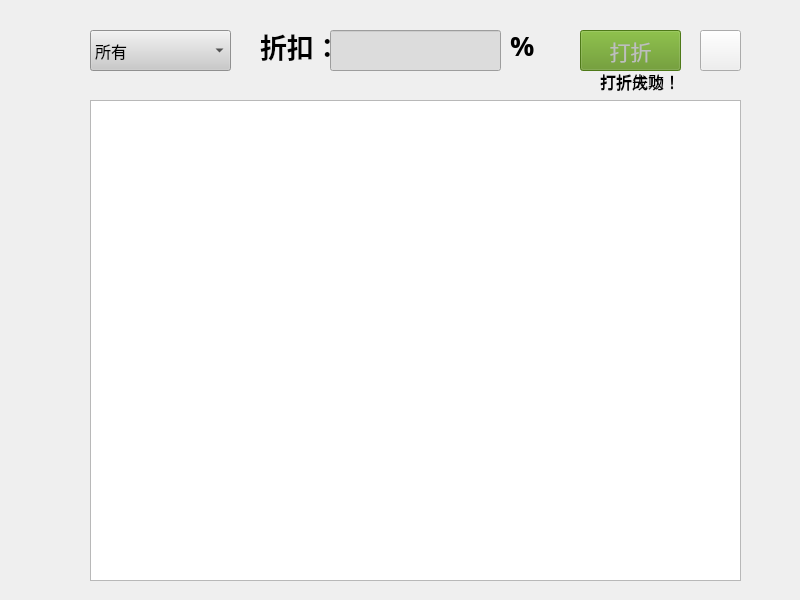
<?xml version="1.0" encoding="UTF-8"?>
<ui version="4.0">
 <class>management</class>
 <widget class="QWidget" name="management">
  <property name="geometry">
   <rect>
    <x>0</x>
    <y>0</y>
    <width>800</width>
    <height>600</height>
   </rect>
  </property>
  <property name="windowTitle">
   <string>Form</string>
  </property>
  <widget class="QListWidget" name="sonListWidget">
   <property name="geometry">
    <rect>
     <x>90</x>
     <y>100</y>
     <width>651</width>
     <height>481</height>
    </rect>
   </property>
  </widget>
  <widget class="QComboBox" name="typeCombo">
   <property name="geometry">
    <rect>
     <x>90</x>
     <y>30</y>
     <width>141</width>
     <height>41</height>
    </rect>
   </property>
   <property name="font">
    <font>
     <family>阿里巴巴普惠体 R</family>
     <pointsize>12</pointsize>
     <weight>50</weight>
     <bold>false</bold>
    </font>
   </property>
   <property name="styleSheet">
    <string notr="true">background-color: rgb(202, 202, 202);</string>
   </property>
   <item>
    <property name="text">
     <string>所有</string>
    </property>
   </item>
   <item>
    <property name="text">
     <string>图书</string>
    </property>
   </item>
   <item>
    <property name="text">
     <string>衣服</string>
    </property>
   </item>
   <item>
    <property name="text">
     <string>食品</string>
    </property>
   </item>
  </widget>
  <widget class="QLabel" name="discount_lb">
   <property name="geometry">
    <rect>
     <x>260</x>
     <y>30</y>
     <width>71</width>
     <height>31</height>
    </rect>
   </property>
   <property name="font">
    <font>
     <family>阿里巴巴普惠体 B</family>
     <pointsize>20</pointsize>
     <weight>75</weight>
     <bold>true</bold>
    </font>
   </property>
   <property name="text">
    <string>折扣：</string>
   </property>
  </widget>
  <widget class="QLineEdit" name="discount_line">
   <property name="geometry">
    <rect>
     <x>330</x>
     <y>30</y>
     <width>171</width>
     <height>41</height>
    </rect>
   </property>
   <property name="styleSheet">
    <string notr="true">background-color: rgb(220, 220, 220);</string>
   </property>
  </widget>
  <widget class="QLabel" name="discount_lb2">
   <property name="geometry">
    <rect>
     <x>510</x>
     <y>30</y>
     <width>61</width>
     <height>31</height>
    </rect>
   </property>
   <property name="font">
    <font>
     <family>阿里巴巴普惠体 B</family>
     <pointsize>20</pointsize>
     <weight>75</weight>
     <bold>true</bold>
    </font>
   </property>
   <property name="text">
    <string>%</string>
   </property>
  </widget>
  <widget class="QPushButton" name="discount_bt">
   <property name="enabled">
    <bool>false</bool>
   </property>
   <property name="geometry">
    <rect>
     <x>580</x>
     <y>30</y>
     <width>101</width>
     <height>41</height>
    </rect>
   </property>
   <property name="font">
    <font>
     <family>阿里巴巴普惠体 M</family>
     <pointsize>16</pointsize>
    </font>
   </property>
   <property name="styleSheet">
    <string notr="true">background-color: rgb(95, 147, 29);</string>
   </property>
   <property name="text">
    <string>打折</string>
   </property>
  </widget>
  <widget class="QLabel" name="upSuccesslb">
   <property name="geometry">
    <rect>
     <x>600</x>
     <y>71</y>
     <width>91</width>
     <height>21</height>
    </rect>
   </property>
   <property name="font">
    <font>
     <family>阿里巴巴普惠体 L</family>
     <pointsize>12</pointsize>
    </font>
   </property>
   <property name="text">
    <string>打折成功！</string>
   </property>
  </widget>
  <widget class="QLabel" name="upFail_lb">
   <property name="geometry">
    <rect>
     <x>600</x>
     <y>70</y>
     <width>91</width>
     <height>21</height>
    </rect>
   </property>
   <property name="font">
    <font>
     <family>阿里巴巴普惠体 L</family>
     <pointsize>12</pointsize>
    </font>
   </property>
   <property name="text">
    <string>打折失败！</string>
   </property>
  </widget>
  <widget class="QPushButton" name="resetbt">
   <property name="geometry">
    <rect>
     <x>700</x>
     <y>30</y>
     <width>41</width>
     <height>41</height>
    </rect>
   </property>
   <property name="styleSheet">
    <string notr="true">image: url(:/new/prefix1/static/refresh.jpg);</string>
   </property>
   <property name="text">
    <string/>
   </property>
  </widget>
 </widget>
 <resources/>
 <connections/>
</ui>
